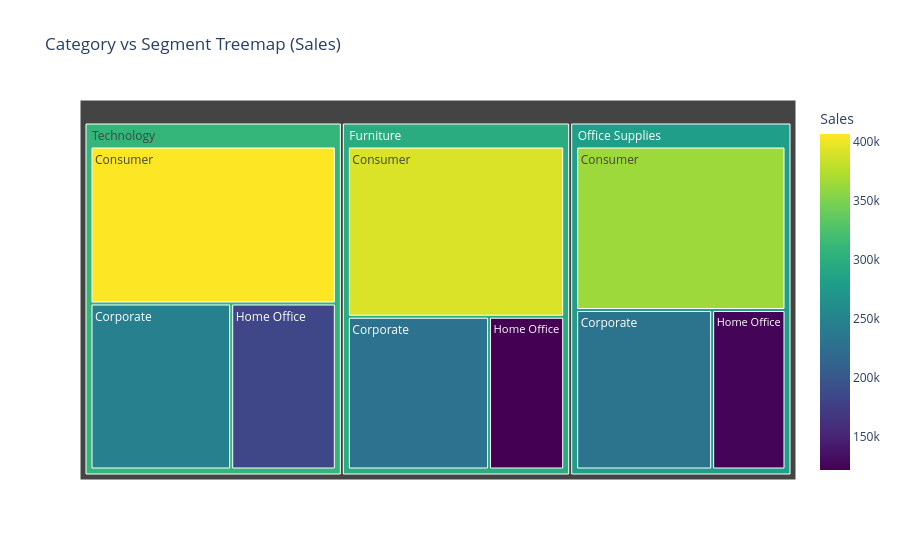

Notebook cell for this chart:
### Markdown cell above
## 2. Category vs Segment Treemap

### Code cell
if set(['Category','Segment','Sales']).issubset(df.columns):
    treemap_data = df.groupby(['Category','Segment'])['Sales'].sum().reset_index()
    fig = px.treemap(treemap_data, path=['Category','Segment'], values='Sales',
                     color='Sales', color_continuous_scale='Viridis',
                     title='Category vs Segment Treemap (Sales)')
    fig.show()

### Figure 1 — Plotly figure (JSON) as saved in the notebook; plotly's stock layout.template omitted (floating-point values rounded to 4 significant figures)
{"data": [{"branchvalues": "total", "customdata": [[391000.0], [229000.0], [121900.0], [364000.0], [230700.0], [124400.0], [406400.0], [246500.0], [183300.0], [296800.0], [279700.0], [310300.0]], "domain": {"x": [0, 1], "y": [0, 1]}, "hovertemplate": "labels=%{label}<br>Sales_sum=%{value}<br>parent=%{parent}<br>id=%{id}<br>Sales=%{color}<extra></extra>", "ids": ["Furniture/Consumer", "Furniture/Corporate", "Furniture/Home Office", "Office Supplies/Consumer", "Office Supplies/Corporate", "Office Supplies/Home Office", "Technology/Consumer", "Technology/Corporate", "Technology/Home Office", "Furniture", "Office Supplies", "Technology"], "labels": ["Consumer", "Corporate", "Home Office", "Consumer", "Corporate", "Home Office", "Consumer", "Corporate", "Home Office", "Furniture", "Office Supplies", "Technology"], "marker": {"coloraxis": "coloraxis", "colors": [391000.0, 229000.0, 121900.0, 364000.0, 230700.0, 124400.0, 406400.0, 246500.0, 183300.0, 296800.0, 279700.0, 310300.0]}, "name": "", "parents": ["Furniture", "Furniture", "Furniture", "Office Supplies", "Office Supplies", "Office Supplies", "Technology", "Technology", "Technology", "", "", ""], "type": "treemap", "values": [391000.0, 229000.0, 121900.0, 364000.0, 230700.0, 124400.0, 406400.0, 246500.0, 183300.0, 742000.0, 719000.0, 836200.0]}], "layout": {"coloraxis": {"colorbar": {"title": {"text": "Sales"}}, "colorscale": [[0, "#440154"], [0.1111, "#482878"], [0.2222, "#3e4989"], [0.3333, "#31688e"], [0.4444, "#26828e"], [0.5556, "#1f9e89"], [0.6667, "#35b779"], [0.7778, "#6ece58"], [0.8889, "#b5de2b"], [1, "#fde725"]]}, "legend": {"tracegroupgap": 0}, "title": {"text": "Category vs Segment Treemap (Sales)"}}}
